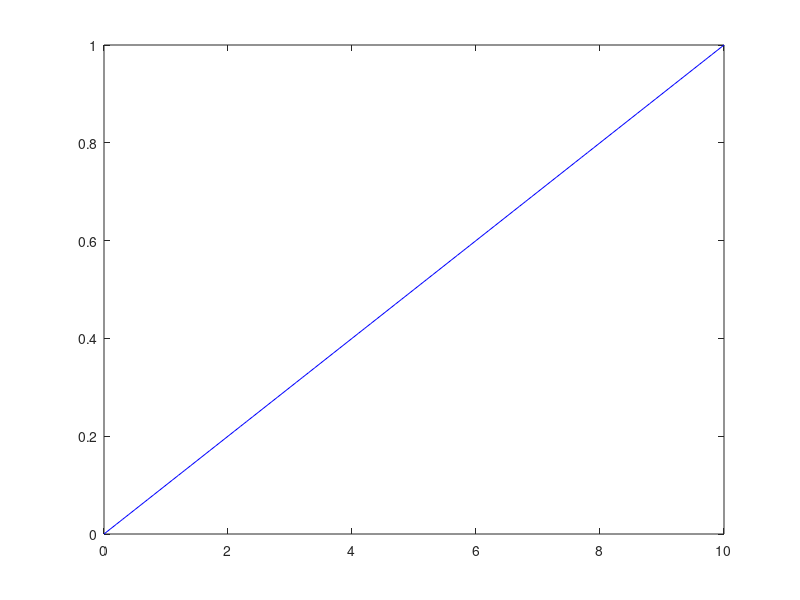

Source code (MATLAB): (Note: this script raises an error after producing the figure.)
t = linspace(0,10,101)';
u = linspace(0,1,101)';
plot(t,u,'b');
hold on
plot(out.logsout{1}.Values,'r');
xlabel('Time');
legend('Accelerator Pedal Position','Sensor Output Voltage');
